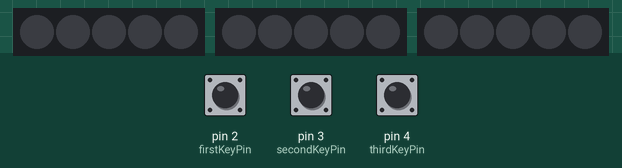
Simulated run of this sketch. Board: Arduino Uno, built with avr-gcc and run on an emulated ATmega328P. Parts: 3 × 5 RGB LEDs in strip order, left to right. The inputs (shaded band) are chosen by the test bench; at power-on: pin 2 (firstKeyPin) HIGH, pin 3 (secondKeyPin) HIGH, pin 4 (thirdKeyPin) HIGH. Dim RGB values are drawn brighter than linear.

Above: at 1.2 s.
1.3 s: pin 2 (firstKeyPin) pulled LOW for 0.15 s
At 1.38 s:
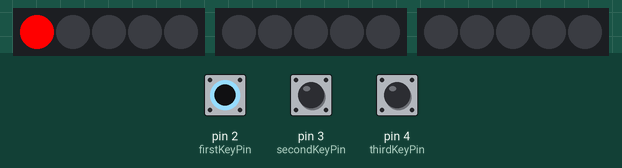
2.0 s: pin 3 (secondKeyPin) pulled LOW for 1 s
At 2.13 s:
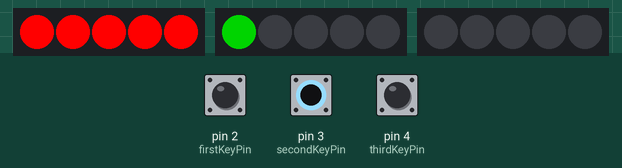
3.6 s: pin 4 (thirdKeyPin) pulled LOW for 0.15 s
At 3.68 s:
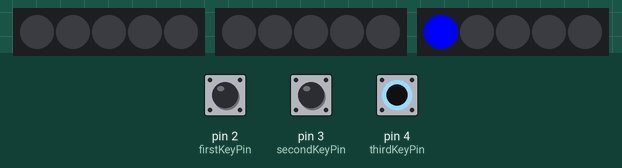
4.3 s: pin 3 (secondKeyPin) pulled LOW for 0.15 s
At 4.43 s:
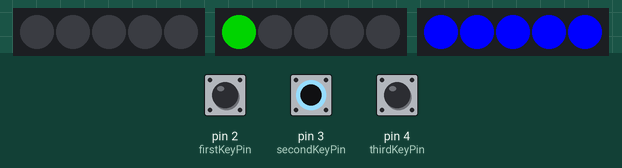
5.0 s: pin 3 (secondKeyPin) pulled LOW for 3.2 s
At 5.2 s:
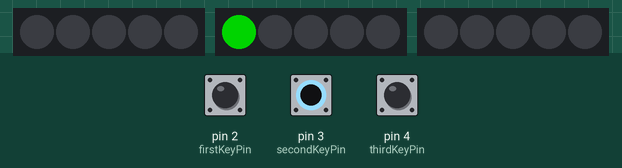
8.8 s: pin 4 (thirdKeyPin) pulled LOW for 1 s
At 10.2 s:
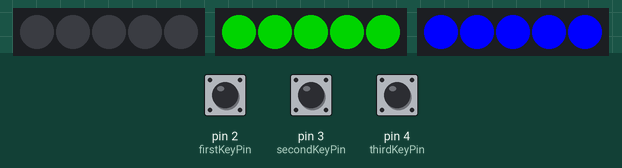
Timing chart, 0 to 12.0 s (numbered marks = the images above; inputs shaded):
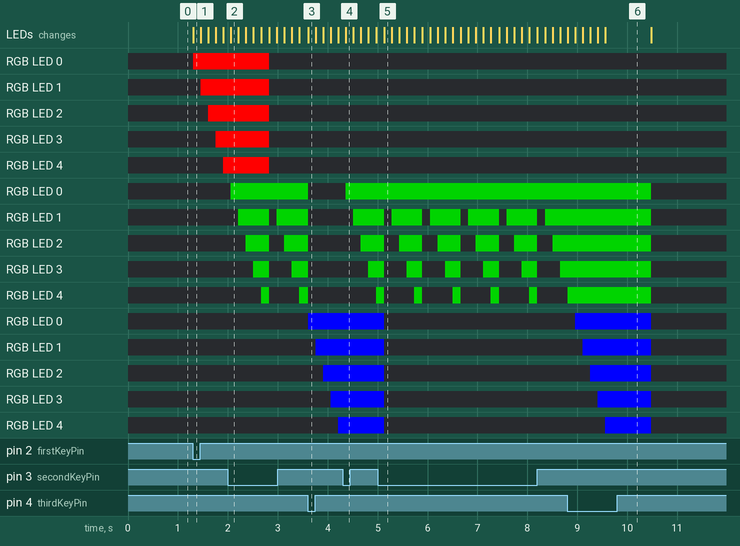

The sketch:

Interactive_Exhibit_Code.ino
```cpp
#include "FastLED.h"

#define NUM_LEDS_PER_STRIP 5 //Use 5 LEDs in the Neopixel strips
#define DELAY_INTERVAL 150 //Delay in animation

CRGB redLeds[NUM_LEDS_PER_STRIP]; //CRGB array for red
CRGB greenLeds[NUM_LEDS_PER_STRIP]; //CRGB array for green
CRGB blueLeds[NUM_LEDS_PER_STRIP]; //CRGB array for blue


int firstKeyPin = 2; //Pin for red button
int secondKeyPin = 3; //Pin for green button
int thirdKeyPin = 4; //Pin for blue button


void setup() {
  FastLED.addLeds<NEOPIXEL, 8>(redLeds, NUM_LEDS_PER_STRIP); //Pin for 1st Neopixel strip
  FastLED.addLeds<NEOPIXEL, 9>(greenLeds, NUM_LEDS_PER_STRIP); //Pin for 2nd Neopixel strip
  FastLED.addLeds<NEOPIXEL, 10>(blueLeds, NUM_LEDS_PER_STRIP); //Pin for 3rd Neopixel strip

  pinMode(firstKeyPin, INPUT_PULLUP);
  pinMode(secondKeyPin, INPUT_PULLUP);
  pinMode(thirdKeyPin, INPUT_PULLUP);
}

void loop() {
  if (digitalRead(firstKeyPin) == LOW) { //red animated Neopixel strip light up when red button is pressed
    for (int pixel = 0; pixel < NUM_LEDS_PER_STRIP; pixel++) { //for each pixel
      redLeds[pixel] = CRGB::Red; //set color to red
      FastLED.show(); //send the updated pixel colors to the NeoPixel hardware.
      delay(DELAY_INTERVAL); //pause between each pixel
    }
  }
  if (digitalRead(secondKeyPin) == LOW) { //green animated Neopixel strip when green button is pressed
    for (int pixel = 0; pixel < NUM_LEDS_PER_STRIP; pixel++) { //for each pixel
      greenLeds[pixel] = CRGB::Green; //set color to green
      FastLED.show(); //send the updated pixel colors to the NeoPixel hardware.
      delay(DELAY_INTERVAL); //pause between each pixel
    }
  }
  if (digitalRead(thirdKeyPin) == LOW) { //blue animted Neopixel strip when blue button is pressed
    for (int pixel = 0; pixel < NUM_LEDS_PER_STRIP; pixel++) { //for each pixel
      blueLeds[pixel] = CRGB::Blue; //set color to blue
      FastLED.show(); //send the updated pixel colors to the NeoPixel hardware.
      delay(DELAY_INTERVAL); //pause between each pixel
    }
  }
  else { //if no button is pressed, then don't light any strip up
    for (int pixel = 0; pixel < NUM_LEDS_PER_STRIP; pixel++) { //for each pixel
      redLeds[pixel] = CRGB::Black; //all set to black, since Neopixel doesn't have black, nothing will show
      greenLeds[pixel] = CRGB::Black;
      blueLeds[pixel] = CRGB::Black;
      FastLED.show();   // send the updated pixel colors to the NeoPixel hardware.
    }
  }
}
```

Measured:
- after the input at 1.3 s, RGB LED 0: off → RGB(255, 0, 0) at once; RGB LED 1: off → RGB(255, 0, 0) after 0.16 s; RGB LED 2: off → RGB(255, 0, 0) after 0.31 s; RGB LED 3: off → RGB(255, 0, 0) after 0.46 s; RGB LED 4: off → RGB(255, 0, 0) after 0.61 s; the LEDs: change at once (image 1)
- after the input at 2.0 s, the LEDs: change after 0.06 s (image 2)
- after the input at 3.6 s, RGB LED 0–4: RGB(0, 128, 0) → off at once; RGB LED 0: off → RGB(0, 0, 255) at once; RGB LED 1: off → RGB(0, 0, 255) after 0.16 s; RGB LED 2: off → RGB(0, 0, 255) after 0.31 s; RGB LED 3: off → RGB(0, 0, 255) after 0.46 s; the LEDs: change at once (image 3)
- after the input at 4.3 s, the LEDs: change after 0.06 s (image 4)
- after the input at 5.0 s, the LEDs: change after 0.13 s (image 5)
- after the input at 8.8 s, the LEDs: first differ from a run without the input after 0.16 s (image 6 shows a later state)
